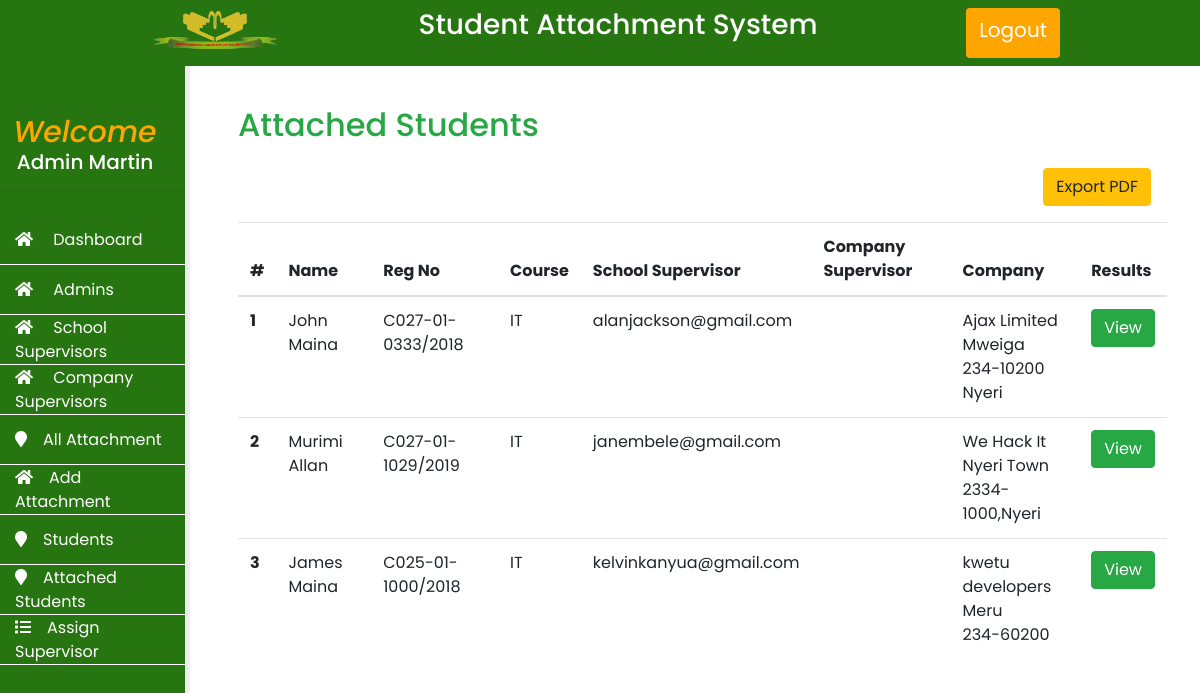
Page /users/admin/attachedstudents.php (signed in) on the earlier database version.
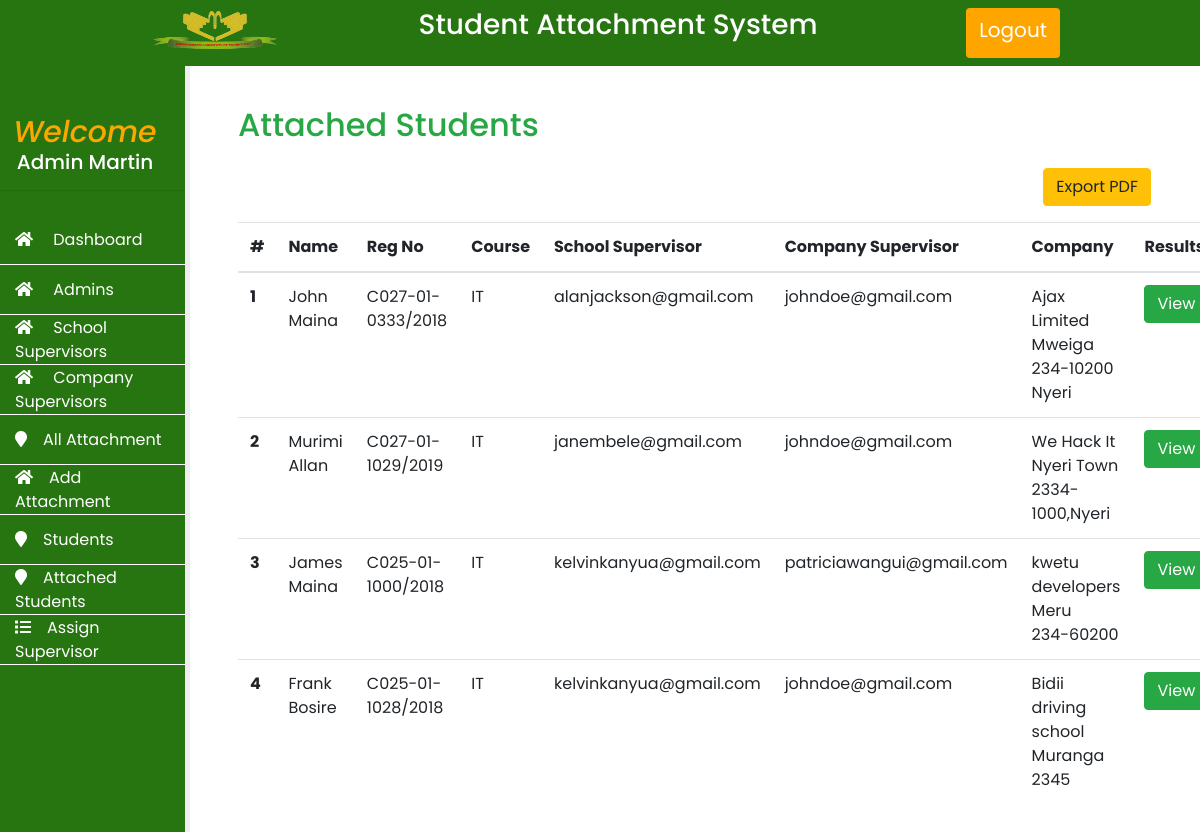
Same page on the later database version.
### tables this page shows
CREATE TABLE `tbl_registered_attachments` (
  `id` int(11) NOT NULL,
  `studentid` varchar(200) NOT NULL,
  `companyname` varchar(200) NOT NULL,
  `companylocation` varchar(200) NOT NULL,
  `companyaddress` varchar(200) NOT NULL,
  `companycontact` varchar(200) NOT NULL,
  `role` varchar(200) NOT NULL,
  `duration` varchar(200) NOT NULL,
  `startdate` date NOT NULL
);

CREATE TABLE `students` (
  `id` int(11) NOT NULL,
  `uniqueid` varchar(255) NOT NULL,
  `fname` varchar(255) NOT NULL,
  `lname` varchar(255) NOT NULL,
  `regno` varchar(255) NOT NULL,
  `password` varchar(255) NOT NULL,
  `supervisor` varchar(200) NOT NULL DEFAULT '',
  `csupervisor` varchar(200) NOT NULL DEFAULT '',
  `course` varchar(200) NOT NULL,
  `year` int(11) NOT NULL
);

### users/admin/functions_all.php (the view, shortened to what this page needs)
        <?php
function getAttachedStudents()
{
    include "includes/config.php";
    $result = mysqli_query($conn, "SELECT students.*, tbl_registered_attachments.* FROM students INNER JOIN `tbl_registered_attachments` ON students.uniqueid = tbl_registered_attachments.studentid");
    if (mysqli_num_rows($result) > 0) {
        $count = 0;
        while ($row = mysqli_fetch_assoc($result)) {
            $count++;
        ?>
            <tr>
                <th><?php echo $count ?></th>
                <td><?php echo $row['fname'] ." ". $row['lname'] ?></td>
                <td><?php echo $row['regno'] ?></td>
                <td><?php echo $row['course'] ?></td>
                <td><?php echo $row['supervisor'] ?></td>
                <td><?php echo $row['csupervisor'] ?></td>
                <td><?php echo $row['companyname']."<br>". $row['companylocation']."<br>". $row['companyaddress']?></td>
                <td><a href="attachedstudents.php?studentid=<?php echo $row['uniqueid'] ?>" class="btn btn-success">View</a></td>
            </tr>
        <?php
        }
    } else {
        echo "<tr><td>No student</td></tr>";
    }
}
        ?>

Differences in the rows shown:
changed through a linked row, tbl_registered_attachments "Ajax Limited": students.csupervisor (not shown) → "johndoe@gmail.com"
changed through a linked row, tbl_registered_attachments "We Hack It": students.csupervisor (not shown) → "johndoe@gmail.com"
changed through a linked row, tbl_registered_attachments "kwetu developers": students.csupervisor (not shown) → "patriciawangui@gmail.com"
added tbl_registered_attachments: students.fname "Frank", students.lname "Bosire", students.regno "C025-01-1028/2018", students.course "IT", students.supervisor "kelvinkanyua@gmail.com", students.csupervisor "johndoe@gmail.com", companyname "Bidii driving school", companylocation "Muranga", companyaddress "2345"
